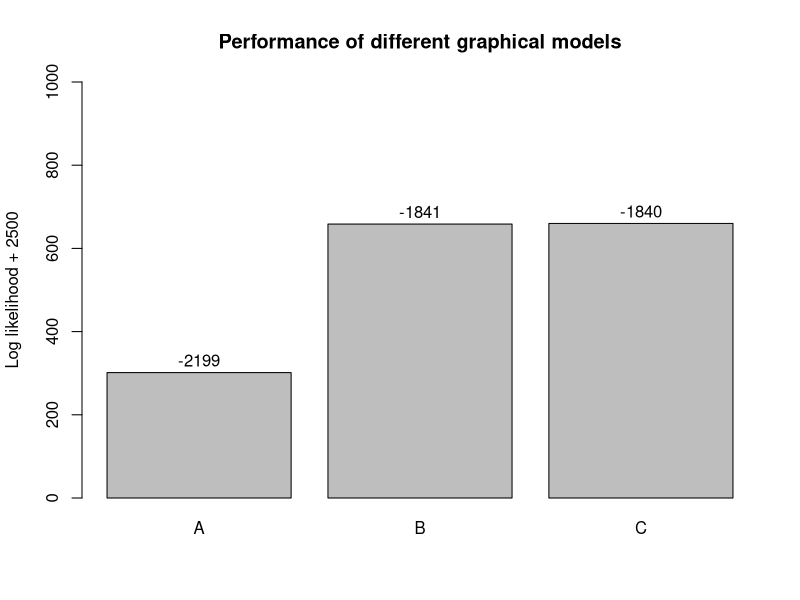
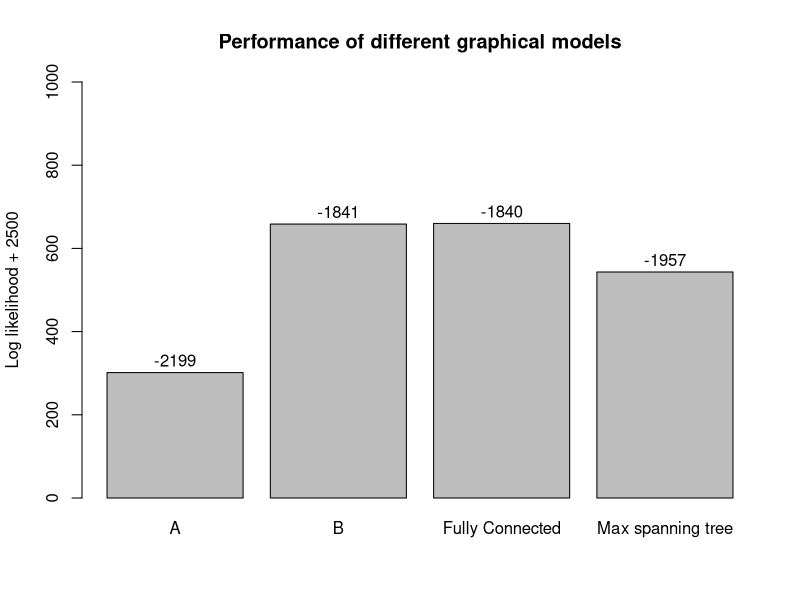

Recreate these plots in R, in order.

# Load Data
setwd("~/Documents/STAT241/hw4")
data=read.table("./hw4data.data")
head(data)

# Global variables
d=7
N=500
V=1:d
# Graph A
Ga_adj=matrix(c(0,0,0,0,1,1,0,
                0,0,0,0,1,0,0,
                0,0,0,1,0,1,0,
                0,0,0,0,1,0,1,
                0,0,0,0,0,0,0,
                0,0,0,0,0,0,1,
                0,0,0,0,0,0,0),d,byrow=T)
Ga_edges=list(c(1,5),c(1,6),c(2,5),c(3,4),c(3,6),c(4,5),c(4,7),
              c(6,7))
# Graph B
Gb_adj=matrix(c(0,1,1,1,0,0,1,
                0,0,0,1,0,1,0,
                0,0,0,1,1,0,1,
                0,0,0,0,0,1,0,
                0,0,0,0,0,0,1,
                0,0,0,0,0,0,0,
                0,0,0,0,0,0,0),d,byrow=T)
Gb_edges=list(c(1,2),c(1,3),c(1,4),c(1,7),c(2,4),c(2,6),c(3,4),c(3,5),
              c(3,7),c(4,6),c(5,7))
# Graph C
Gc_adj=matrix(c(0,1,1,1,1,1,1,
                0,0,1,1,1,1,1,
                0,0,0,1,1,1,1,
                0,0,0,0,1,1,1,
                0,0,0,0,0,1,1,
                0,0,0,0,0,0,1,
                0,0,0,0,0,0,0),d,byrow=T)
Gc_edges=list(c(1,2),c(1,3),c(1,4),c(1,5),c(1,6),c(1,7),
              c(2,3),c(2,4),c(2,5),c(2,6),c(2,7),
              c(3,4),c(3,5),c(3,6),c(3,7),c(4,5),c(4,6),
              c(4,7),c(5,6),c(5,7),c(6,7))

# Initialize potentials
init_phi=function(G_adj){
  phi0=array(dim=c(d,d,2,2))
  phi0[,,1,1]=G_adj
  phi0[,,1,2]=G_adj
  phi0[,,2,1]=G_adj
  phi0[,,2,2]=G_adj
  return(phi0)
}


# Joint distribution, non normalized
p0 = function(v,G_edges,phi){
  # v is a d-dimensional vector
  # corresponding to a configuration
  res=1
  # Dual cliques
  for (edge in G_edges){
    i=edge[1]
    j=edge[2]
    res=res*phi[i,j,v[i]+1,v[j]+1]
  }
  return(res)
}


# Possibilities for V
comb = function(n){
  if (n==1)
    return(matrix(c(0,1),2,1))
  else{
    old=comb(n-1)
    add=matrix(NA,2^n,1)
    return(rbind(cbind(matrix(1,2^(n-1),1),old),
                 cbind(matrix(0,2^(n-1),1),old)))
  }
}

# Z
Z = function(G_edges,phi){
  sum(apply(comb(d),1,function(v) p0(v,G_edges,phi)))
}

# Normalized joint distribution
p = function(v,G_edges,phi){
  p0(v,G_edges,phi)/Z(G_edges,phi)
}



# Marginal probability
pC = function(G_edges,phi,C){
  # C=NA,1,NA,0,NA,NA,NA..
  a=which(!is.na(C))[1]
  b=which(!is.na(C))[2]
  m=comb(d)[comb(d)[,a]==C[a], ]
  M=m[m[,b]==C[b], ]
  sum(apply(M,1,function(x) p(x,G_edges,phi)))
}

# Marginal counts
m = function(v,data){
  # v is a d-dimensional vector with NAs
  # indicating which variables to sum
  # in order to have the marginal
  sum(apply(data,1,function(l) all(l==v,na.rm=T)))
}

# IPF
IPF = function(phi0,data,G_edges,eps){
  phi=phi0
  old_phi=phi+2*eps
  it=0
  while (max(abs((old_phi-phi))) > eps){
    old_phi=phi
    # Dual cliques
    for (edge in G_edges){
      a=edge[1]
      b=edge[2]
      for (c in list(c(0,0),c(1,0),c(0,1),c(1,1))){
        v1=c[1]+1
        v2=c[2]+1
        C=rep(NA,d)
        C[a]=c[1]
        C[b]=c[2]
        phi[a,b,v1,v2]=phi[a,b,v1,v2]*m(C,data)/(N*pC(G_edges,phi,C))
      }
    }
    it=+1
    print(max(abs((old_phi-phi))))
  }
  return(list(phi=phi,diff=max(abs((old_phi-phi))),iteration=it))
}
#### Careful here, may want to have a smaller eps #####
phi0a=init_phi(Ga_adj)
IPF_a=IPF(phi0a,data,Ga_edges,0.001)
phi0b=init_phi(Gb_adj)
IPF_b=IPF(phi0b,data,Gb_edges,0.1)
phi0c=init_phi(Gc_adj)
IPF_c=IPF(phi0c,data,Gc_edges,0.1)

IPF_a$phi[3,4,,]
IPF_b$phi[3,4,,]
IPF_c$phi[3,4,,]

# Log likelihood
l = function(G_edges,phi){
  res=0
  for (edge in G_edges){
    a=edge[1]
    b=edge[2]
    for (c in list(c(0,0),c(1,0),c(0,1),c(1,1))){
      v1=c[1]+1
      v2=c[2]+1
      C=rep(NA,d)
      C[a]=c[1]
      C[b]=c[2]
      res=res+m(C,data)*log(phi[a,b,v1,v2])
    }
  }
  res-N*log(Z(G_edges,phi))
}

l_a=l(Ga_edges,IPF_a$phi)
l_b=l(Gb_edges,IPF_b$phi)
l_c=l(Gc_edges,IPF_c$phi)
# Log likelihood of our models
cte=2500
barplot(c(l_a,l_b,l_c)+cte, 
  ylab= paste('Log likelihood +',cte), names.arg = c('A','B','C'),
  main= 'Performance of different graphical models',ylim=c(0,1000))
text(.7,l_a+cte+30, round(l_a))
text(1.9,l_b+cte+30, round(l_b))
text(3.1,l_c+cte+30, round(l_c))


# Mutual Information 
I = function(i,j,data){
  res=0
  for (c in list(c(0,0),c(1,0),c(0,1),c(1,1))){
    # set pij
    v=rep(NA,d)
    v[i]=c[1]
    v[j]=c[2]
    pij=m(v,data)/N
    # set pi
    v[j]=NA
    pi=m(v,data)/N
    # set pj
    v[j]=c[2]
    v[i]=NA
    pj=m(v,data)/N
    res=res+pij*log(pij/(pi*pj))
  }
  return(res)
}


# Set the weights equals to the opposite of I(i,j)
init_weights=function(data){
  m=matrix(NA,d,d)
  for (i in 1:d){
    for (j in 1:d){
      m[i,j]=-I(i,j,data)
    }
  }
  return (m)
}
W=init_weights(data)

# Minimum spanning tree
library(ape)
T_adj=mst(W)
T_adj=T_adj*upper.tri(T_adj)
sum(T_adj*W)

T_edges=list(c(1,2),c(1,7),c(2,6),c(3,7),c(5,7))
phi0T=init_phi(T_adj)
IPF_T=IPF(phi0T,data,T_edges,0.001)
l_T=l(T_edges,IPF_T$phi)

# Summary
barplot(c(l_a,l_b,l_c,l_T)+cte, 
        ylab= paste('Log likelihood +',cte), 
        names.arg = c('A','B','Fully Connected','Max spanning tree'),
        main= 'Performance of different graphical models',ylim=c(0,1000))
text(.7,l_a+cte+30, round(l_a))
text(1.9,l_b+cte+30, round(l_b))
text(3.1,l_c+cte+30, round(l_c))
text(4.3,l_T+cte+30, round(l_T))



